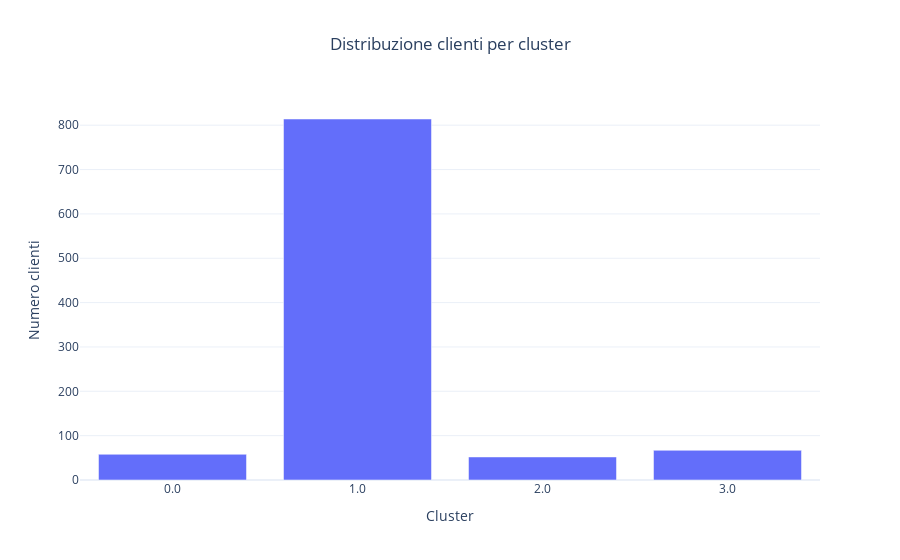

Notebook cell for this chart:
### Code cell
counts = dfc["cluster"].value_counts().sort_index().reset_index()
counts.columns = ["cluster", "n_clients"]

fig = px.bar(
    counts, x="cluster", y="n_clients",
    title="Distribuzione clienti per cluster",
    labels={"cluster": "Cluster", "n_clients": "Numero clienti"},
)
fig.update_layout(template=TEMPLATE, title_x=0.5)
fig.show()

### Figure 1 — Plotly figure (JSON) as saved in the notebook; plotly's stock layout.template omitted (floating-point values rounded to 4 significant figures)
{"data": [{"hovertemplate": "Cluster=%{x}<br>Numero clienti=%{y}<extra></extra>", "legendgroup": "", "marker": {"color": "#636efa", "pattern": {"shape": ""}}, "name": "", "orientation": "v", "showlegend": false, "textposition": "auto", "type": "bar", "x": ["0.0", "1.0", "2.0", "3.0"], "xaxis": "x", "y": [58, 814, 52, 67], "yaxis": "y"}], "layout": {"barmode": "relative", "legend": {"tracegroupgap": 0}, "title": {"text": "Distribuzione clienti per cluster", "x": 0.5}, "xaxis": {"anchor": "y", "domain": [0, 1], "title": {"text": "Cluster"}}, "yaxis": {"anchor": "x", "domain": [0, 1], "title": {"text": "Numero clienti"}}}}
